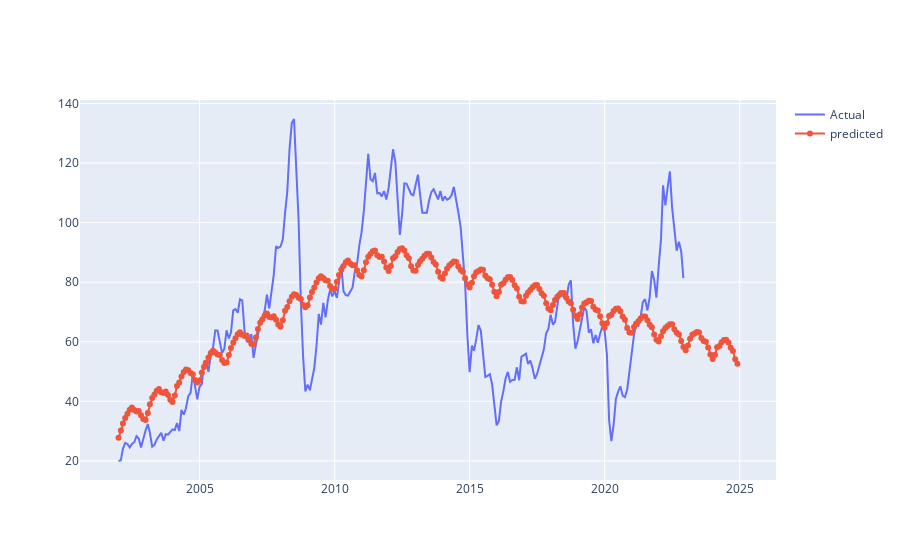

The code cell stored with this chart in its notebook:
### Code cell
# plot actual vs predicted
fig = go.Figure([go.Scatter(x=data['ds'], y=data['y'],mode='lines',
                    name='Actual')])
#You can add traces using an Express plot by using add_trace
fig.add_trace(go.Scatter(x=forecast['ds'], y=forecast['yhat'],
                   mode='lines+markers',
                    name='predicted'))
#To display a figure using the renderers framework, you call the .show() method on a graph object figure, or pass the figure to the plotly.io.show function. 
#With either approach, plotly.py will display the figure using the current default renderer(s).
fig.show()

### Figure 1 — Plotly figure (JSON) as saved in the notebook; plotly's stock layout.template omitted (floating-point values rounded to 4 significant figures; data arrays with more than 128 entries replaced by an {"elided": "..."} marker saying what was removed)
{"data": [{"mode": "lines", "name": "Actual", "type": "scatter", "x": {"elided": "252 str values"}, "y": {"elided": "252 float values"}}, {"mode": "lines+markers", "name": "predicted", "type": "scatter", "x": {"elided": "276 str values"}, "y": {"elided": "276 float values"}}], "layout": {}}
